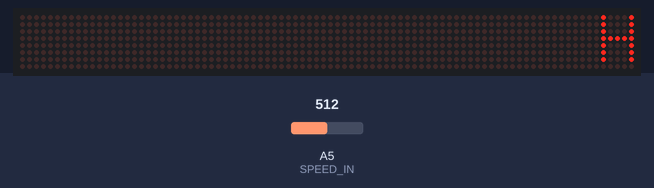
A sketch run on a simulated Arduino Uno, built with avr-gcc and run on an emulated ATmega328P. Parts: 88×8 LED matrix. The test bench sets the inputs (shaded band); at power-on: A5 (SPEED_IN) = 512. What the sketch prints to the serial monitor is not drawn.

Above: at 1.2 s.
1.3 s: A5 (SPEED_IN) set to 0
At 2.05 s:
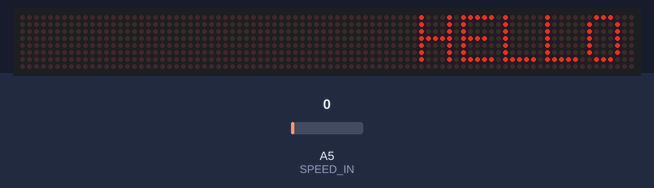
At 3.56 s:
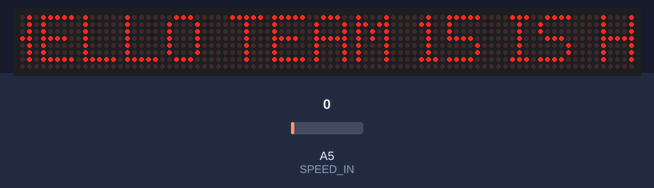
4.0 s: A5 (SPEED_IN) set to 122
At 5.1 s:
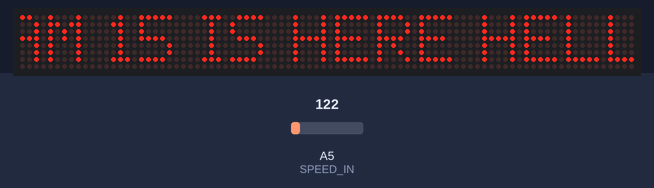

The sketch:

LED_Scrolling_display.ino
```cpp
#include <MD_MAX72xx.h>
#include <SPI.h>

#define USE_POT_CONTROL 1
#define PRINT_CALLBACK  0

#define PRINT(s, v) { Serial.print(F(s)); Serial.print(v); }

// Define the number of devices we have in the chain and the hardware interface
// NOTE: These pin numbers will probably not work with your hardware and may
// need to be adapted
#define HARDWARE_TYPE MD_MAX72XX::PAROLA_HW
#define MAX_DEVICES 11

#define CLK_PIN   13  // or SCK
#define DATA_PIN  11  // or MOSI
#define CS_PIN    10  // or SS

// SPI hardware interface
MD_MAX72XX mx = MD_MAX72XX(HARDWARE_TYPE, CS_PIN, MAX_DEVICES);
// Arbitrary pins
//MD_MAX72XX mx = MD_MAX72XX(HARDWARE_TYPE, DATA_PIN, CLK_PIN, CS_PIN, MAX_DEVICES);

// Scrolling parameters
#if USE_POT_CONTROL
#define SPEED_IN  A5
#else
#define SCROLL_DELAY  75  // in milliseconds
#endif // USE_POT_CONTROL

#define CHAR_SPACING  1 // pixels between characters

// Global message buffers shared by Serial and Scrolling functions
#define BUF_SIZE  75
char curMessage[BUF_SIZE];
char newMessage[BUF_SIZE];
bool newMessageAvailable = false;

uint16_t  scrollDelay;  // in milliseconds

void readSerial(void)
{
  static uint8_t  putIndex = 0;

  while (Serial.available())
  {
    newMessage[putIndex] = (char)Serial.read();
    if ((newMessage[putIndex] == '\n') || (putIndex >= BUF_SIZE-3)) // end of message character or full buffer
    {
      // put in a message separator and end the string
      newMessage[putIndex++] = ' ';
      newMessage[putIndex] = '\0';
      // restart the index for next filling spree and flag we have a message waiting
      putIndex = 0;
      newMessageAvailable = true;
    }
    else if (newMessage[putIndex] != '\r')
      // Just save the next char in next location
      putIndex++;
  }
}

void scrollDataSink(uint8_t dev, MD_MAX72XX::transformType_t t, uint8_t col)
// Callback function for data that is being scrolled off the display
{
#if PRINT_CALLBACK
  Serial.print("\n cb ");
  Serial.print(dev);
  Serial.print(' ');
  Serial.print(t);
  Serial.print(' ');
  Serial.println(col);
#endif
}

uint8_t scrollDataSource(uint8_t dev, MD_MAX72XX::transformType_t t)
// Callback function for data that is required for scrolling into the display
{
  static char   *p = curMessage;
  static uint8_t  state = 0;
  static uint8_t  curLen, showLen;
  static uint8_t  cBuf[8];
  uint8_t colData;

  // finite state machine to control what we do on the callback
  switch(state)
  {
    case 0: // Load the next character from the font table
      showLen = mx.getChar(*p++, sizeof(cBuf)/sizeof(cBuf[0]), cBuf);
      curLen = 0;
      state++;

      // if we reached end of message, reset the message pointer
      if (*p == '\0')
      {
        p = curMessage;     // reset the pointer to start of message
        if (newMessageAvailable)  // there is a new message waiting
        {
          strcpy(curMessage, newMessage); // copy it in
          newMessageAvailable = false;
        }
      }
      // !! deliberately fall through to next state to start displaying

    case 1: // display the next part of the character
      colData = cBuf[curLen++];
      if (curLen == showLen)
      {
        showLen = CHAR_SPACING;
        curLen = 0;
        state = 2;
      }
      break;

    case 2: // display inter-character spacing (blank column)
      colData = 0;
      curLen++;
      if (curLen == showLen)
        state = 0;
      break;

    default:
      state = 0;
  }

  return(colData);
}

 void scrollText(void)
{
  static uint32_t prevTime = 0;

  // Is it time to scroll the text?
  if (millis()-prevTime >= scrollDelay)
  {
    mx.transform(MD_MAX72XX::TSL);  // scroll along - the callback will load all the data
    prevTime = millis();      // starting point for next time
  }
}

uint16_t getScrollDelay(void)
{
#if USE_POT_CONTROL
  uint16_t  t;

  t = analogRead(SPEED_IN);
  t = map(t, 0, 1023, 25, 250);

  return(t);
#else
  return(SCROLL_DELAY);
#endif
}

void setup()
{
  mx.begin();
  mx.setShiftDataInCallback(scrollDataSource);
  mx.setShiftDataOutCallback(scrollDataSink);

#if USE_POT_CONTROL
  pinMode(SPEED_IN, INPUT);
#else
  scrollDelay = SCROLL_DELAY;
#endif

  strcpy(curMessage, " HELLO TEAM 15 IS HERE");
  newMessage[0] = '\0';

  Serial.begin(9600);
  Serial.print("\n[MD_MAX72XX Message Display]\nType a message for the scrolling display\nEnd message line with a newline");
}

void loop()
{
  scrollDelay = getScrollDelay();
  readSerial();
  scrollText();
}
```
